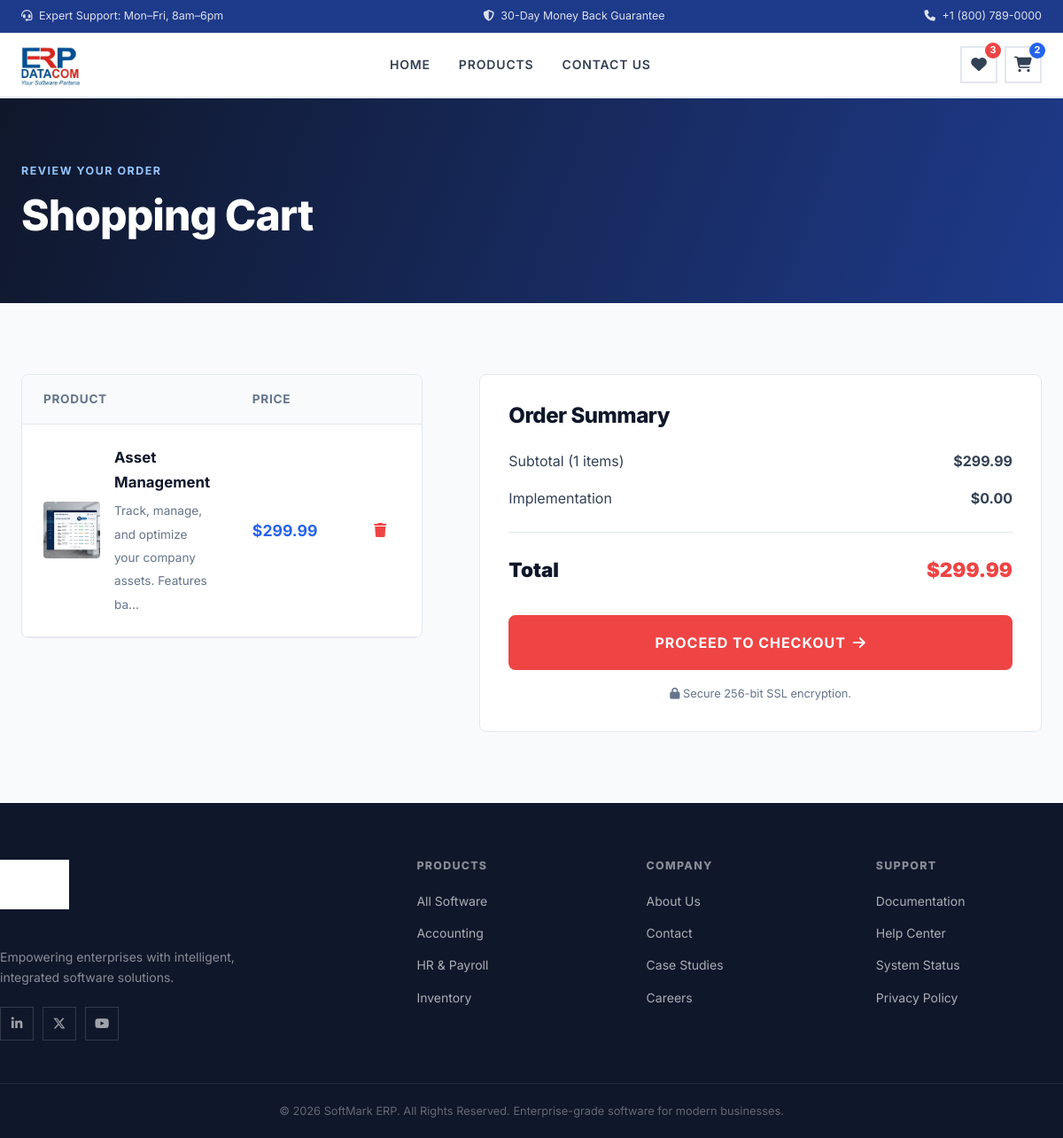
Page /cart.php on the earlier database version.
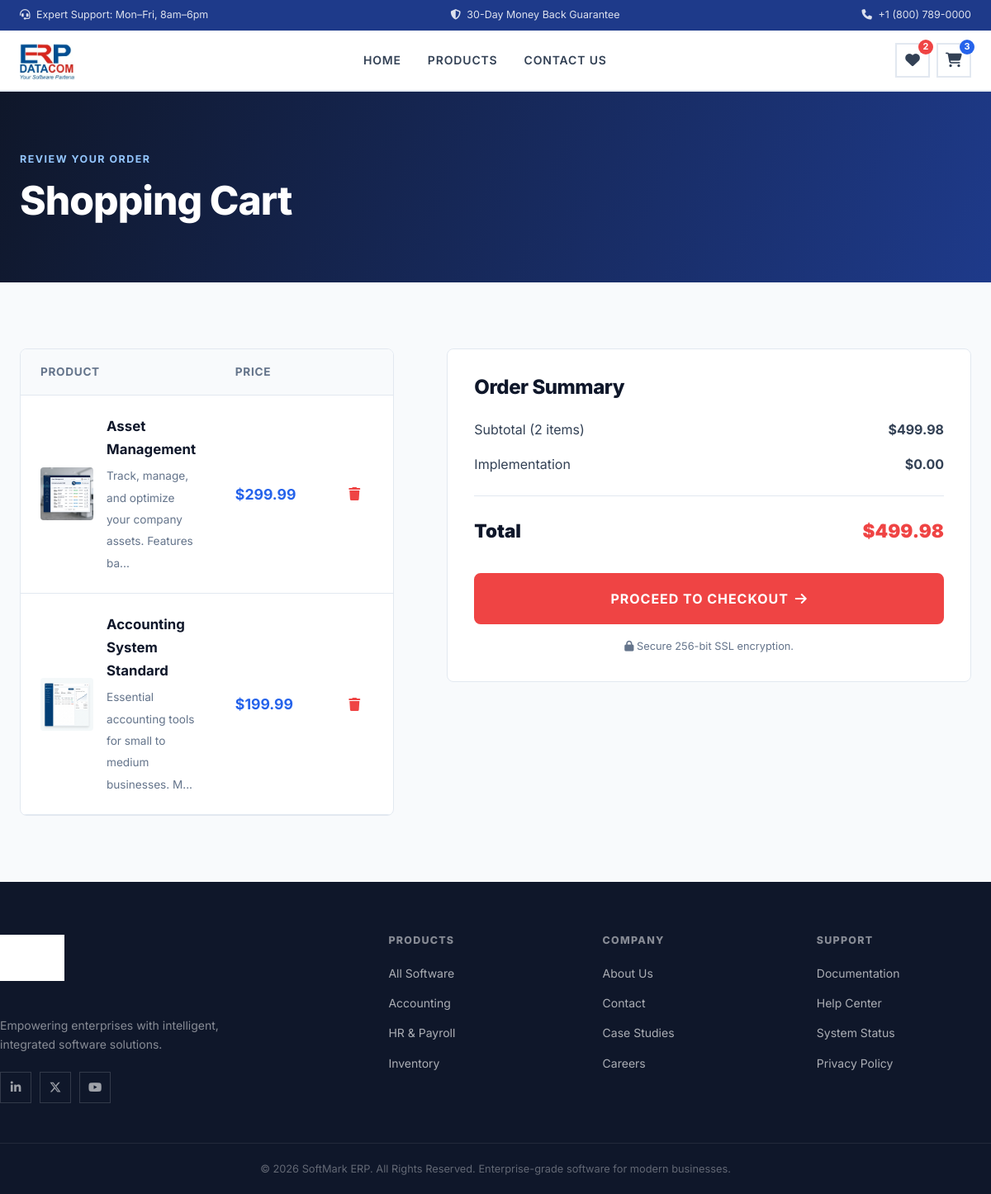
Same page on the later database version.
### tables this page shows
CREATE TABLE cart (
        id INTEGER PRIMARY KEY AUTOINCREMENT,
        product_id INTEGER NOT NULL,
        quantity INTEGER NOT NULL DEFAULT 1,
        FOREIGN KEY (product_id) REFERENCES products(id)
    );

CREATE TABLE products (
        id INTEGER PRIMARY KEY AUTOINCREMENT,
        name TEXT NOT NULL,
        description TEXT NOT NULL,
        price REAL NOT NULL,
        rating REAL NOT NULL,
        image_url TEXT NOT NULL,
        features TEXT NOT NULL
    );

### cart.php (the view, shortened to what this page needs)
<?php
require_once 'includes/db.php';
$cartProducts = $db->query("
    SELECT c.id as cart_id, c.quantity, p.*
    FROM cart c
    JOIN products p ON c.product_id = p.id
")->fetchAll();
$totalPrice = 0;
foreach ($cartProducts as $item) {
    $totalPrice += $item['price'] * $item['quantity'];
}
require_once 'includes/header.php';
?>
<section class="page-hero">
    <div class="container animate-up">
        <p class="section-eyebrow">Review Your Order</p>
        <h1>Shopping Cart</h1>
    </div>
</section>
<section class="cart-section" style="padding: 80px 0;">
    <div class="container animate-up" style="animation-delay: 0.1s;">
        <?php if (empty($cartProducts)): ?>
            <div class="empty-state" style="text-align: center; padding: 60px 20px; background: var(--white); border: 1px solid var(--border); border-radius: var(--radius);">
                <i class="fas fa-shopping-cart" style="font-size: 3.5rem; color: var(--border); margin-bottom: 20px;"></i>
                <h2 style="margin-bottom: 12px;">Your cart is empty.</h2>
                <p style="color: var(--text-mid); margin-bottom: 24px;">Explore our enterprise software modules and add them to your cart.</p>
                <a href="products.php" class="btn btn-primary">Shop Now</a>
            </div>
        <?php else: ?>
            <div class="contact-grid">
                <div class="cart-items-col" style="background: var(--white); border: 1px solid var(--border); border-radius: var(--radius); overflow: hidden;">
                    <table style="width: 100%; border-collapse: collapse;">
                        <thead style="background: var(--bg-light); border-bottom: 1px solid var(--border); text-align: left;">
                            <tr>
                                <th style="padding: 16px 24px; font-size: .85rem; text-transform: uppercase; letter-spacing: .05em; color: var(--text-light);">Product</th>
                                <th style="padding: 16px 24px; font-size: .85rem; text-transform: uppercase; letter-spacing: .05em; color: var(--text-light);">Price</th>
                                <th style="padding: 16px 24px;"></th>
                            </tr>
                        </thead>
                        <tbody>
                            <?php foreach ($cartProducts as $item): ?>
                                <tr style="border-bottom: 1px solid var(--border);">
                                    <td style="padding: 24px;">
                                        <div style="display: flex; align-items: center; gap: 16px;">
                                            <img src="<?= htmlspecialchars($item['image_url']) ?>" alt="<?= htmlspecialchars($item['name']) ?>" style="width: 64px; height: 64px; object-fit: cover; border-radius: 4px;">
                                            <div>
                                                <strong style="display: block; font-size: 1.05rem; margin-bottom: 4px;"><?= htmlspecialchars($item['name']) ?></strong>
                                                <span style="font-size: .85rem; color: var(--text-light);"><?= htmlspecialchars(substr($item['description'], 0, 60)) ?>...</span>
                                            </div>
                                        </div>
                                    </td>
                                    <td style="padding: 24px; font-weight: 700; font-size: 1.1rem; color: var(--accent-blue);">
                                        $<?= number_format($item['price'], 2) ?>
                                    </td>
                                    <td style="padding: 24px; text-align: right;">
                                        <a href="cart.php?remove=<?= $item['cart_id'] ?>" class="btn-icon" style="color: var(--accent-red); border-color: transparent; background: transparent;" title="Remove Item">
                                            <i class="fas fa-trash"></i>
                                        </a>
                                    </td>
                                </tr>
                            <?php endforeach; ?>
                        </tbody>
                    </table>
                </div>
                <div class="cart-summary-col">
                    <div style="background: var(--white); padding: 32px; border: 1px solid var(--border); border-radius: var(--radius);">
                        <h2 style="margin-bottom: 24px; font-size: 1.5rem;">Order Summary</h2>
                        <div style="display: flex; justify-content: space-between; margin-bottom: 16px; font-size: 1rem; color: var(--text-mid);">
                            <span>Subtotal (<?= count($cartProducts) ?> items)</span>
                            <strong>$<?= number_format($totalPrice, 2) ?></strong>
                        </div>
                        <div style="display: flex; justify-content: space-between; margin-bottom: 24px; font-size: 1rem; color: var(--text-mid); padding-bottom: 24px; border-bottom: 1px solid var(--border);">
                            <span>Implementation</span>
                            <strong>$0.00</strong>
                        </div>
                        <div style="display: flex; justify-content: space-between; align-items: center; font-weight: 900; font-size: 1.4rem; margin-bottom: 32px;">
                            <span>Total</span>
                            <span style="color: var(--accent-red);">$<?= number_format($totalPrice, 2) ?></span>
                        </div>
                        <a href="checkout.php" class="btn btn-primary" style="width: 100%; justify-content: center; padding: 16px; font-size: 1rem; background: var(--accent-red); border-color: var(--accent-red);">
                            Proceed to Checkout <i class="fas fa-arrow-right"></i>
                        </a>
                        <p style="text-align: center; font-size: .8rem; color: var(--text-light); margin-top: 16px;">
                            <i class="fas fa-lock"></i> Secure 256-bit SSL encryption.
                        </p>
                    </div>
                </div>
            </div>
        <?php endif; ?>
    </div>
</section>
<?php require_once 'includes/footer.php'; ?>

### includes/header.php (shortened to what this page needs)
<?php
require_once __DIR__ . '/db.php';
$cartCount = $db->query("SELECT SUM(quantity) FROM cart")->fetchColumn() ?: 0;
$wishlistCount = $db->query("SELECT COUNT(*) FROM wishlist")->fetchColumn() ?: 0;
$currentPage = basename($_SERVER['PHP_SELF'], '.php');
?>
<!DOCTYPE html>
<html lang="en">
<head>
    <link rel="stylesheet" href="https://cdnjs.cloudflare.com/ajax/libs/font-awesome/6.5.2/css/all.min.css">
    <link rel="stylesheet" href="assets/css/style.css">
</head>
<body>
    <div class="top-bar">
        <div class="container">
            <span><i class="fas fa-headset"></i> &nbsp;Expert Support: Mon–Fri, 8am–6pm</span>
            <span><i class="fas fa-shield-halved"></i> &nbsp;30-Day Money Back Guarantee</span>
            <span><i class="fas fa-phone"></i> &nbsp;+1 (800) 789-0000</span>
        </div>
    </div>
    <nav class="navbar" id="main-navbar">
        <div class="container nav-inner">
            <a href="index.php" class="logo" id="nav-logo">
                <img src="assets/images/logo.png" alt="SoftMark Logo" style="height: 48px; width: auto; display: block;">
            </a>
            <ul class="nav-links" id="nav-links">
                <li><a href="index.php" class="nav-link <?= $currentPage === 'index' ? 'active' : '' ?>">Home</a></li>
                <li><a href="products.php" class="nav-link <?= $currentPage === 'products' ? 'active' : '' ?>">Products</a></li>
                <li><a href="contact.php" class="nav-link <?= $currentPage === 'contact' ? 'active' : '' ?>">Contact Us</a></li>
            </ul>
            <div class="nav-icons-group">
                <a href="wishlist.php" class="nav-icon-link" id="nav-wishlist" title="Wishlist">
                    <i class="fas fa-heart"></i>
                    <?php if ($wishlistCount > 0): ?>
                        <span class="badge badge-red"><?= $wishlistCount ?></span>
                    <?php endif; ?>
                </a>
                <a href="cart.php" class="nav-icon-link" id="nav-cart" title="Cart">
                    <i class="fas fa-shopping-cart"></i>
                    <?php if ($cartCount > 0): ?>
                        <span class="badge badge-blue"><?= $cartCount ?></span>
                    <?php endif; ?>
                </a>
            </div>
        </div>
    </nav>

### includes/footer.php (shortened to what this page needs)
    <footer class="footer">
        <div class="container footer-inner">
            <div class="footer-brand">
                <a href="index.php" class="logo footer-logo" style="margin-bottom: 20px; display: inline-block;">
                    <img src="assets/images/logo.png" alt="SoftMark Logo" style="height: 56px; width: auto; display: block; filter: brightness(0) invert(1);">
                </a>
                <p class="footer-tagline">Empowering enterprises with intelligent, integrated software solutions.</p>
                <div class="footer-socials">
                    <a href="#" aria-label="LinkedIn"><i class="fab fa-linkedin-in"></i></a>
                    <a href="#" aria-label="Twitter"><i class="fab fa-x-twitter"></i></a>
                    <a href="#" aria-label="YouTube"><i class="fab fa-youtube"></i></a>
                </div>
            </div>
            <div class="footer-links-col">
                <h4>Products</h4>
                <ul>
                    <li><a href="products.php">All Software</a></li>
                    <li><a href="products.php?category=accounting">Accounting</a></li>
                    <li><a href="products.php?category=hr">HR &amp; Payroll</a></li>
                    <li><a href="products.php?category=inventory">Inventory</a></li>
                </ul>
            </div>
            <div class="footer-links-col">
                <h4>Company</h4>
                <ul>
                    <li><a href="#">About Us</a></li>
                    <li><a href="contact.php">Contact</a></li>
                    <li><a href="#">Case Studies</a></li>
                    <li><a href="#">Careers</a></li>
                </ul>
            </div>
            <div class="footer-links-col">
                <h4>Support</h4>
                <ul>
                    <li><a href="#">Documentation</a></li>
                    <li><a href="#">Help Center</a></li>
                    <li><a href="#">System Status</a></li>
                    <li><a href="#">Privacy Policy</a></li>
                </ul>
            </div>
        </div>
        <div class="footer-bottom">
            <div class="container">
                <p>&copy; <?= date('Y') ?> SoftMark ERP. All Rights Reserved. Enterprise-grade software for modern businesses.</p>
            </div>
        </div>
    </footer>
</body>
</html>

Differences in the rows shown:
added cart: product.image_url (picture), product.name "Accounting System Standard", product.description "Essential accounting tools for small to medium businesses. M", product.price "199.99"
Other differences:
$wishlistCount: "3" → "2"
$cartCount: "2" → "3"
count($cartProducts): "1" → "2"
$totalPrice: "299.99" → "499.98"
